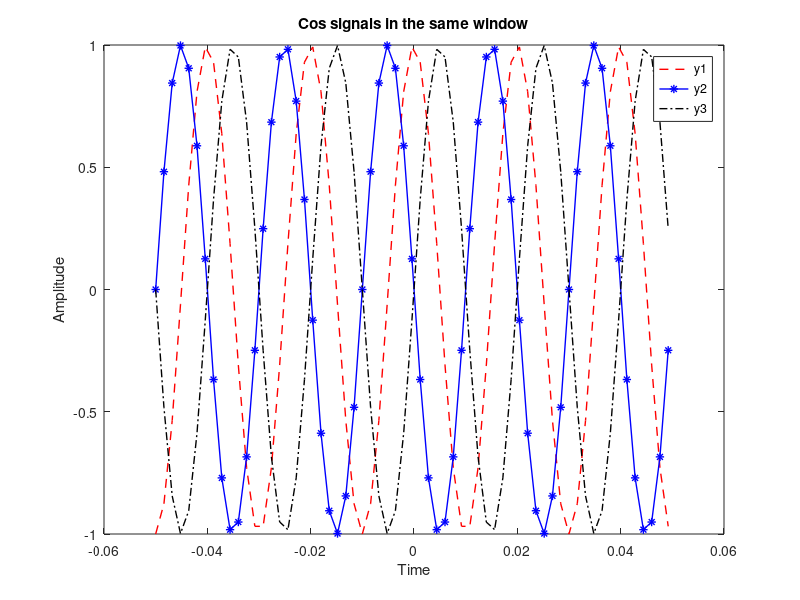

The MATLAB script that drew this image:
t=-.05:.0016:.05;
y1=cos(2*pi*t*50);
y2=cos((2*pi*t*50)+(pi/2));
y3=cos((2*pi*t*50)-(pi/2));

plot(t,y1,'r--','linewidth',1);
hold on;
plot(t,y2,'b*-','linewidth',1);
hold on;
plot(t,y3,'k-.','linewidth',1);
hold on;
xlabel('Time');
ylabel('Amplitude');
title('Cos signals in the same window');
legend('y1','y2','y3');
grid off;